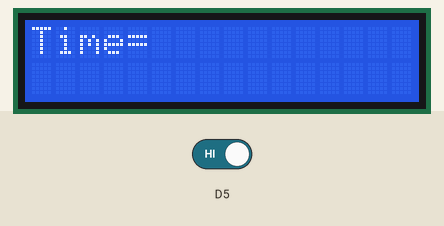
This sketch was run on a simulated ESP8266 (NodeMCU). On the bench: 16×2 character LCD. The inputs (shaded band) are chosen by the test bench; at power-on: D5 HIGH. WiFi joins after 1.5 s; servers stay silent unless stated; the local clock reads 2024-03-15 10:24:30 at power-on unless the sketch sets it; what the sketch prints to the serial monitor is not drawn.

Above: at 5.0 s.
5.1 s: D5 driven LOW
At 14.6 s:
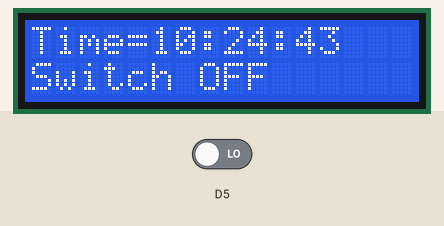
15.3 s: D5 driven HIGH
At 24.6 s:
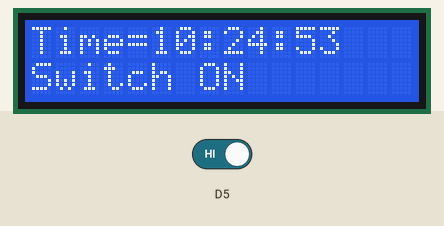
25.3 s: D5 driven LOW
At 34.5 s:
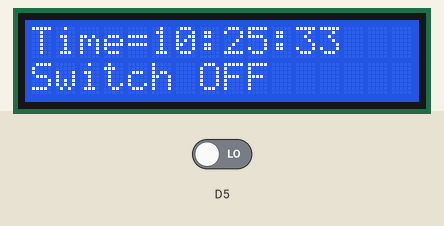
Timing chart, 0 to 36.0 s (numbered marks = the images above; inputs shaded):
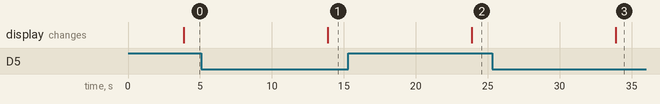

Measured:
- after the input at 5.1 s, the display: changes after 8.8 s (image 1)
- after the input at 15.3 s, the display: changes after 8.6 s (image 2)
- after the input at 25.3 s, the display: changes after 8.6 s (image 3)

The sketch:

Program_Kontrol_OF_OFF_dg_Wireless_Timer.ino
```cpp
/***************************************
 * Project Kontrol Timer
 * Board  : NodeMCU ESP8266 V3
 * Input  : Blynk (Timer)
 * Output : Relay 1 Ch
 * 99 Proyek IoT
 * www.ardutech.com
 ****************************************/

#define BLYNK_PRINT Serial
#include <ESP8266WiFi.h>
#include <BlynkSimpleEsp8266.h>
#include <TimeLib.h>
#include <WidgetRTC.h>
#include <Wire.h>
#include <LiquidCrystal_I2C.h>
//---GANTI SESUAI DENGAN TOKEN BLYNK ANDA
char auth[] = "CbS0l3x8agGfefffJ9GJ6b3G5kKE5Q4S";
//---GANTI SESUAI DENGAN JARINGAN WIFI
//---HOTSPOT ANDA
char ssid[] = "ArdutechWiFi";  // Nama Hotspot/WiFi
char pass[] = "12345678";   //  Password
//==========================================
BlynkTimer timer;

WidgetRTC rtc;
// Digital clock display of the time
// alamat I2C LCD : 0x3f
// ukuran LCD : 16x2
LiquidCrystal_I2C lcd(0x3F,16,2);
void clockDisplay()
{
  String currentTime = String(hour()) + ":" + minute() + ":" + second();
  String currentDate = String(day()) + " " + month() + " " + year();
  Serial.print("Current time: ");
  Serial.print(currentTime);
  Serial.print(" ");
  Serial.print(currentDate);
  Serial.println();
  lcd.setCursor(5,0);
  lcd.print(currentTime);
  lcd.setCursor(0,1);

  if(digitalRead(D5)==LOW){
    lcd.print("Switch OFF");
  }
  else if(digitalRead(D5)==HIGH){
    lcd.print("Switch ON ");
  }
  // Send time to the App
  Blynk.virtualWrite(V1, currentTime);
  // Send date to the App
  Blynk.virtualWrite(V2, currentDate);
}

BLYNK_CONNECTED() {
  // Synchronize time on connection
  rtc.begin();
}
//==============================
void setup()
{
  Serial.begin(9600);
  //pin SCL -- D1
  //pin SDA -- D2
  Wire.begin(D2, D1);
  lcd.init();
  lcd.backlight();
  lcd.setCursor(0,0);
  lcd.print("Timer Blynk");
  delay(2000);
  Blynk.begin(auth, ssid, pass);
  setSyncInterval(10 * 60); // Sync interval in seconds (10 minutes)

  // Display digital clock every 10 seconds
  timer.setInterval(10000L, clockDisplay);
  lcd.clear();
  lcd.print("Time=");
}
//==========================
void loop()
{
  Blynk.run();
   timer.run();
}
```
